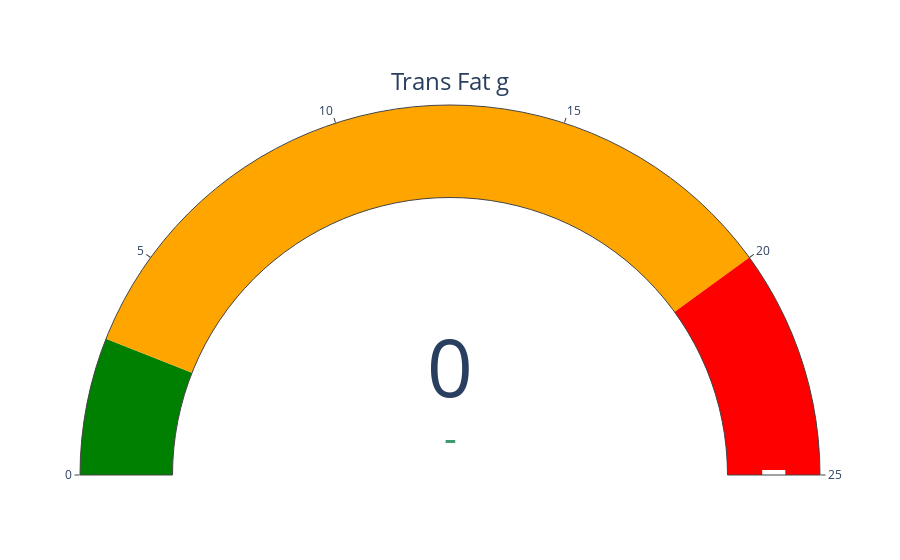

Notebook cell for this chart:
### Code cell
fig = go.Figure(go.Indicator(
    mode = "gauge+number+delta",
    value = 0,
    #df.loc[3,'Trans Fat'],
    domain = {'x': [0, 1], 'y': [1, 0]},
    title = {'text': "Trans Fat g", 'font': {'size': 24}},
#     delta = {'reference': 0, 'decreasing': {'color': "green"}
#             ,'reference': 20, 'increasing': {'color': "red"}},
    gauge = {
        'axis': {'range': [None, 25], 'tickwidth': 1},
        'bar': {'color': "black"},
        #'bgcolor': "white",
        #'borderwidth': 1,
        #'bordercolor': "gray",
        'steps': [
            {'range': [0, 3], 'color': 'green'},
            {'range': [3, 20], 'color': 'orange'},
            {'range': [20, 25], 'color': 'red'}],
         'threshold': {
             'line': {'color': "white", 'width': 10},
             'thickness': 0.25,
             'value': 25}}))

#fig.update_layout(paper_bgcolor = "lavender", font = {'color': "darkblue", 'family': "Arial"})

fig.show()

### Figure 1 — Plotly figure (JSON) as saved in the notebook; plotly's stock layout.template omitted (floating-point values rounded to 4 significant figures)
{"data": [{"domain": {"x": [0, 1], "y": [1, 0]}, "gauge": {"axis": {"range": [null, 25], "tickwidth": 1}, "bar": {"color": "black"}, "steps": [{"color": "green", "range": [0, 3]}, {"color": "orange", "range": [3, 20]}, {"color": "red", "range": [20, 25]}], "threshold": {"line": {"color": "white", "width": 10}, "thickness": 0.25, "value": 25}}, "mode": "gauge+number+delta", "title": {"font": {"size": 24}, "text": "Trans Fat g"}, "type": "indicator", "value": 0}], "layout": {}}
